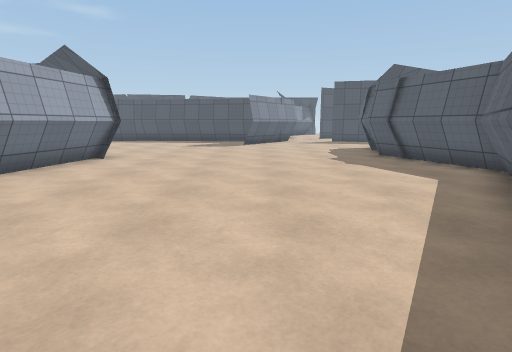
[1] (above)

15 first-person views from a walk through a 3-D level made in the Unity game engine. The camera is 1.3 m above the floor, tilts 10° down and sees 80° across. The floor is counted in squares, 1 m on a side. Each view is taken from the middle of a square. On the plan, view 1 faces up. The plan holds only what a view shows up to about 14 squares ahead; the rest is blank. The place goes on beyond the plan. The player character is not drawn. Some animated figures are not drawn. Door leaves are left out, so doorways stand open. Surface patterns are stand-ins for the level's own textures.

[2]
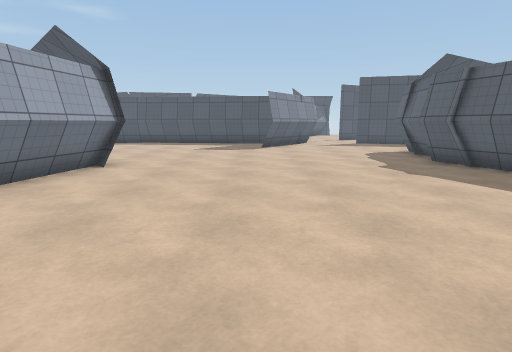

[3]
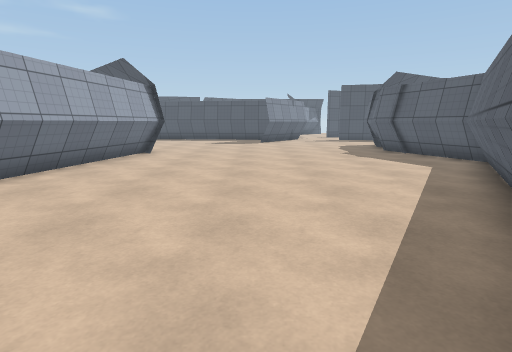

[4]
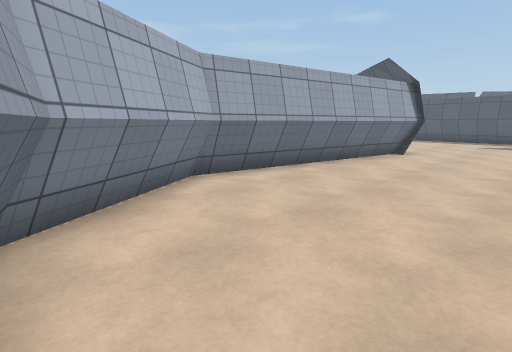

[5]
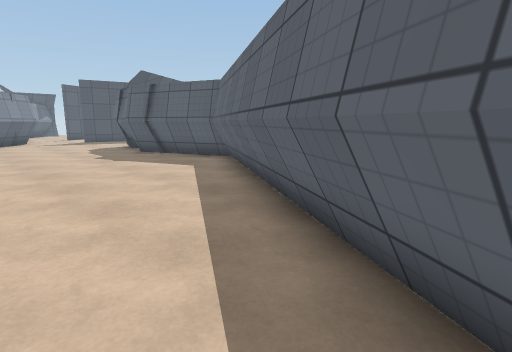

[6]
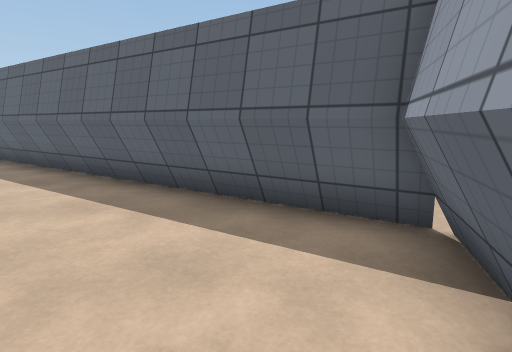

[7]
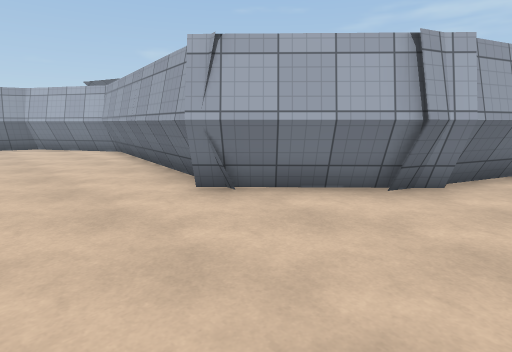

[8]
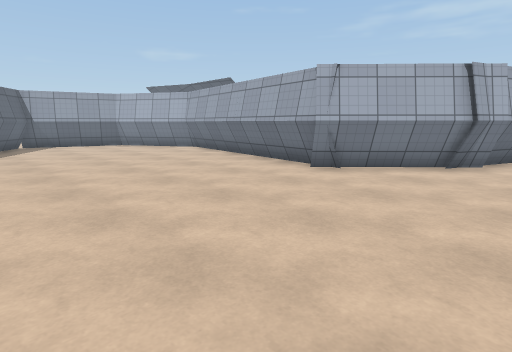

[9]
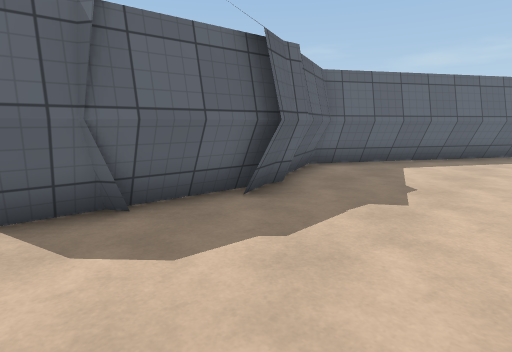

[10]
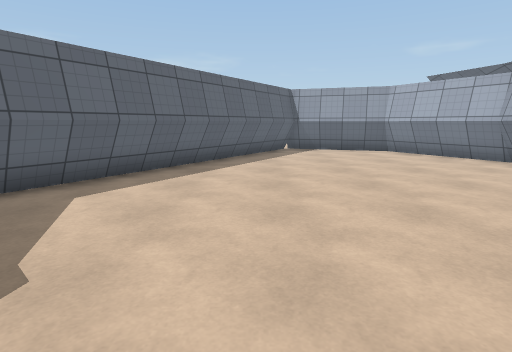

[11]
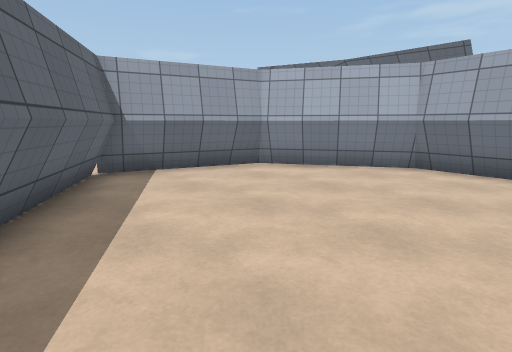

[12]
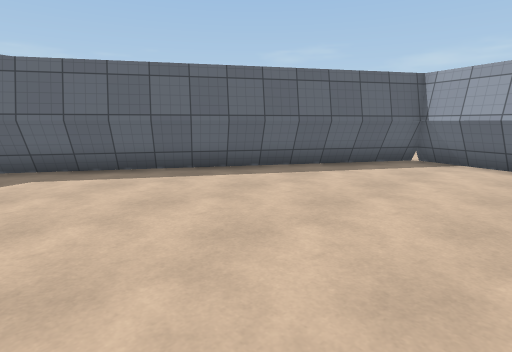

[13]
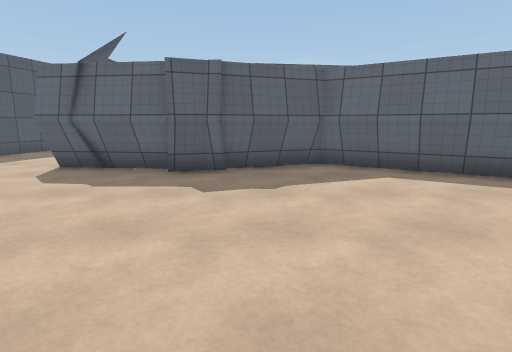

[14]
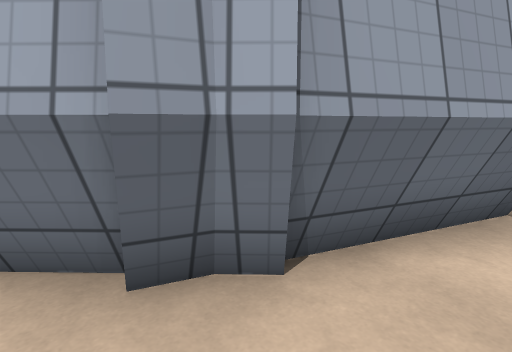

[15]
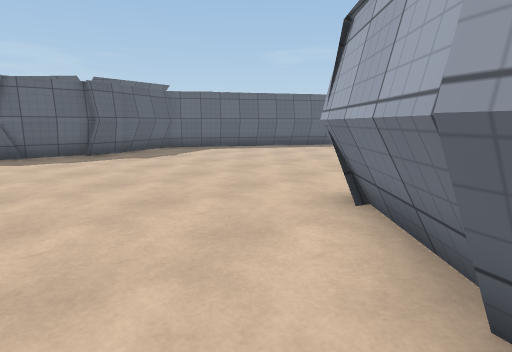

### Floor plan
Points are (right, up) in squares from view 1. A wall is a line through its corners. A room is listed if a view was taken in it or the views show most of it. See-through windows are left out.
Room 1 (views 1, 2, 3, 4, 5, 6, 7, 8, 9, 10, 11, 12, 13, 14, 15)
walls: (-5.2, 11.5) (-6.6, 2.2) (-4.5, -1.4) (-0.8, -2.6) (5.9, 8.1) (4.4, 12.2); (4.7, 10.8) (4.7, 11.3); (4.7, 11.5) (5.3, 15.9); (-7.9, 14.4) (-4.9, 11.2); (-8.4, 14.9) (-8.1, 14.6) (-7.5, 14.3); (-11.1, 15.8) (-8.5, 14.7)
low walls: (-5.3, 11.6) (-6.8, 2.1) (-4.7, -1.5) (-0.5, -2.9); (-5.6, 11.6) (-7.1, 2.1) (-6.7, 1.4); (4.8, 10.8) (4.9, 11.4); (5.1, 10.8) (5.1, 11.3) (4.7, 12.3); (4.9, 11.6) (5.4, 15.9); (-6.6, 12.2) (-5.3, 10.8); (5.2, 11.7) (5.5, 14.3); (-7.5, 13.2) (-6.8, 12.5); (5.3, 14.3) (5.5, 14.5) (5.7, 15.6); (5.2, 14.5) (5.6, 14.8); (-8.1, 13.8) (-7.8, 13.4); (-8.1, 14.1) (-5.1, 11); (1.7, 0.5) (6.4, 8) (5.2, 11.1); (-8.4, 14.3) (-7.8, 14) (-5, 11.1); (-8.5, 14.7) (-8.2, 14.4) (-7.5, 14.2); (-6.6, 1.2) (-5.6, -0.5); (-5.5, -0.7) (-4.9, -1.7) (-0.6, -3.1) (1.5, 0.2); (-0.8, -3) (6.1, 8) (4.5, 12.2); (-11.6, 15.5) (-8.7, 14.4) (-8.4, 14.1); (-11.5, 15.7) (-8.6, 14.6) (-8.2, 14.2)
ways out: gap at (5, 16)

Where each view was taken, in squares from view 1:
view 1: 0 up, 0 right, facing up
view 2: 2 up, 1 left, facing up
view 3: 2 down, 1 left, facing up
view 4: 2 down, 1 left, facing up-left
view 5: 1 down, 1 left, facing up-right
view 6: 1 down, 4 left, facing right
view 7: 16 up, 2 left, facing down-left
view 8: 16 up, 2 right, facing down-left
view 9: 16 up, 1 right, facing down-right
view 10: 12 up, 1 right, facing down
view 11: 5 up, 2 right, facing down-left
view 12: 8 up, 4 left, facing down-right
view 13: 10 up, 3 left, facing right
view 14: 16 up, 7 left, facing down-left
view 15: 16 up, 8 left, facing down-right
